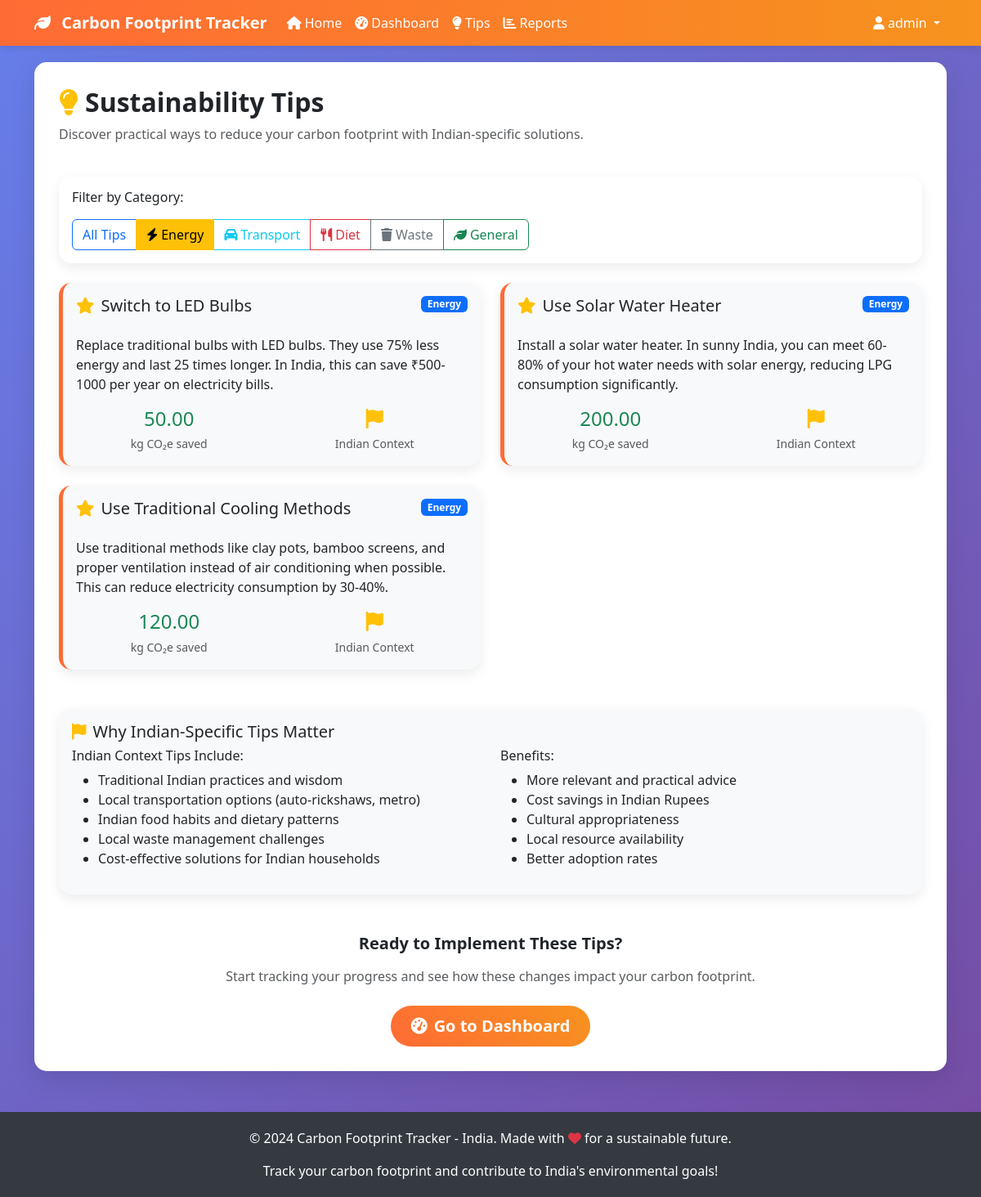
The page /tips/?category=energy (signed in) on the database its author committed.
### footprint/models.py (models this page shows, shortened)
class SustainabilityTip(models.Model):
    CATEGORY_CHOICES = [
        ('energy', 'Energy'),
        ('transport', 'Transportation'),
        ('diet', 'Diet'),
        ('waste', 'Waste Management'),
        ('general', 'General'),
    ]
    title = models.CharField(max_length=200)
    description = models.TextField()
    category = models.CharField(max_length=20, choices=CATEGORY_CHOICES)
    impact_kg_co2 = models.DecimalField(max_digits=8, decimal_places=2, help_text="Potential CO2 savings in kg")
    indian_context = models.BooleanField(default=True, help_text="Tip specific to Indian context")
    created_at = models.DateTimeField(auto_now_add=True)

### footprint/views.py (the view)
# urls.py: path('tips/', views.tips, name='tips'),
@login_required
def tips(request):
    category = request.GET.get('category', '')
    if category:
        tips = SustainabilityTip.objects.filter(
            category=category,
            indian_context=True
        )
    else:
        tips = SustainabilityTip.objects.filter(indian_context=True)
    context = {
        'tips': tips,
        'selected_category': category,
    }
    return render(request, 'footprint/tips.html', context)

### templates/footprint/tips.html (shortened to what this page needs)
{% extends 'base.html' %}
{% block content %}
<div class="main-content">
    <div class="row mb-4">
        <div class="col-12">
            <h2 class="fw-bold">
                <i class="fas fa-lightbulb me-2 text-warning"></i>Sustainability Tips
            </h2>
            <p class="text-muted">Discover practical ways to reduce your carbon footprint with Indian-specific solutions.</p>
        </div>
    </div>
    <div class="row mb-4">
        <div class="col-12">
            <div class="card">
                <div class="card-body">
                    <h6 class="mb-3">Filter by Category:</h6>
                    <div class="btn-group" role="group">
                        <a href="{% url 'tips' %}" class="btn btn-outline-primary {% if not selected_category %}active{% endif %}">
                            All Tips
                        </a>
                        <a href="{% url 'tips' %}?category=energy" class="btn btn-outline-warning {% if selected_category == 'energy' %}active{% endif %}">
                            <i class="fas fa-bolt me-1"></i>Energy
                        </a>
                        <a href="{% url 'tips' %}?category=transport" class="btn btn-outline-info {% if selected_category == 'transport' %}active{% endif %}">
                            <i class="fas fa-car me-1"></i>Transport
                        </a>
                        <a href="{% url 'tips' %}?category=diet" class="btn btn-outline-danger {% if selected_category == 'diet' %}active{% endif %}">
                            <i class="fas fa-utensils me-1"></i>Diet
                        </a>
                        <a href="{% url 'tips' %}?category=waste" class="btn btn-outline-secondary {% if selected_category == 'waste' %}active{% endif %}">
                            <i class="fas fa-trash me-1"></i>Waste
                        </a>
                        <a href="{% url 'tips' %}?category=general" class="btn btn-outline-success {% if selected_category == 'general' %}active{% endif %}">
                            <i class="fas fa-leaf me-1"></i>General
                        </a>
                    </div>
                </div>
            </div>
        </div>
    </div>
    <div class="row g-4">
        {% for tip in tips %}
        <div class="col-lg-6">
            <div class="card tip-card h-100">
                <div class="card-body">
                    <div class="d-flex justify-content-between align-items-start mb-3">
                        <h5 class="card-title">
                            <i class="fas fa-star text-warning me-2"></i>{{ tip.title }}
                        </h5>
                        <span class="badge bg-primary">{{ tip.get_category_display }}</span>
                    </div>
                    <p class="card-text">{{ tip.description }}</p>
                    <div class="row mt-3">
                        <div class="col-6">
                            <div class="text-center">
                                <div class="h4 text-success mb-1">{{ tip.impact_kg_co2 }}</div>
                                <small class="text-muted">kg CO₂e saved</small>
                            </div>
                        </div>
                        <div class="col-6">
                            <div class="text-center">
                                <div class="h4 text-info mb-1">
                                    {% if tip.indian_context %}
                                        <i class="fas fa-flag text-warning"></i>
                                    {% else %}
                                        <i class="fas fa-globe text-info"></i>
                                    {% endif %}
                                </div>
                                <small class="text-muted">
                                    {% if tip.indian_context %}
                                        Indian Context
                                    {% else %}
                                        Global Tip
                                    {% endif %}
                                </small>
                            </div>
                        </div>
                    </div>
                </div>
            </div>
        </div>
        {% endfor %}
    </div>
    <div class="row mt-5">
        <div class="col-12">
            <div class="card bg-light">
                <div class="card-body">
                    <h5 class="card-title">
                        <i class="fas fa-flag me-2 text-warning"></i>Why Indian-Specific Tips Matter
                    </h5>
                    <div class="row">
                        <div class="col-md-6">
                            <h6>Indian Context Tips Include:</h6>
                            <ul>
                                <li>Traditional Indian practices and wisdom</li>
                                <li>Local transportation options (auto-rickshaws, metro)</li>
                                <li>Indian food habits and dietary patterns</li>
                                <li>Local waste management challenges</li>
                                <li>Cost-effective solutions for Indian households</li>
                            </ul>
                        </div>
                        <div class="col-md-6">
                            <h6>Benefits:</h6>
                            <ul>
                                <li>More relevant and practical advice</li>
                                <li>Cost savings in Indian Rupees</li>
                                <li>Cultural appropriateness</li>
                                <li>Local resource availability</li>
                                <li>Better adoption rates</li>
                            </ul>
                        </div>
                    </div>
                </div>
            </div>
        </div>
    </div>
    <div class="text-center mt-5">
        <h5 class="fw-bold mb-3">Ready to Implement These Tips?</h5>
        <p class="text-muted mb-4">Start tracking your progress and see how these changes impact your carbon footprint.</p>
        <a href="{% url 'dashboard' %}" class="btn btn-primary btn-lg">
            <i class="fas fa-tachometer-alt me-2"></i>Go to Dashboard
        </a>
    </div>
</div>
{% endblock %}

### templates/base.html (shortened to what this page needs)
<!DOCTYPE html>
<html lang="en">
<head>
    <link href="https://cdn.jsdelivr.net/npm/bootstrap@5.3.0/dist/css/bootstrap.min.css" rel="stylesheet">
    <link rel="stylesheet" href="https://cdnjs.cloudflare.com/ajax/libs/font-awesome/6.4.0/css/all.min.css">
</head>
<body>
    <nav class="navbar navbar-expand-lg navbar-dark">
        <div class="container">
            <a class="navbar-brand" href="{% url 'home' %}">
                <i class="fas fa-leaf me-2"></i>
                Carbon Footprint Tracker
            </a>
            <div class="collapse navbar-collapse" id="navbarNav">
                <ul class="navbar-nav me-auto">
                    <li class="nav-item">
                        <a class="nav-link" href="{% url 'home' %}">
                            <i class="fas fa-home me-1"></i>Home
                        </a>
                    </li>
                    {% if user.is_authenticated %}
                    <li class="nav-item">
                        <a class="nav-link" href="{% url 'dashboard' %}">
                            <i class="fas fa-tachometer-alt me-1"></i>Dashboard
                        </a>
                    </li>
                    <li class="nav-item">
                        <a class="nav-link" href="{% url 'tips' %}">
                            <i class="fas fa-lightbulb me-1"></i>Tips
                        </a>
                    </li>
                    <li class="nav-item">
                        <a class="nav-link" href="{% url 'reports' %}">
                            <i class="fas fa-chart-bar me-1"></i>Reports
                        </a>
                    </li>
                    {% endif %}
                </ul>
                <ul class="navbar-nav">
                    {% if user.is_authenticated %}
                    <li class="nav-item dropdown">
                        <a class="nav-link dropdown-toggle" href="#" id="navbarDropdown" role="button" data-bs-toggle="dropdown">
                            <i class="fas fa-user me-1"></i>{{ user.username }}
                        </a>
                    </li>
                    {% endif %}
                </ul>
            </div>
        </div>
    </nav>
    <div class="container">
        {% block content %}{% endblock %}
    </div>
    <footer class="footer">
        <div class="container">
            <p>&copy; 2024 Carbon Footprint Tracker - India. Made with <i class="fas fa-heart text-danger"></i> for a sustainable future.</p>
            <p class="mb-0">Track your carbon footprint and contribute to India's environmental goals!</p>
        </div>
    </footer>
</body>
</html>

### templates/base.html (style rules this page uses)
:root { --primary-color: #FF6B35; --secondary-color: #F7931E; --accent-color: #FFD23F; --success-color: #28a745; --info-color: #17a2b8; --warning-color: #ffc107; --danger-color: #dc3545; --dark-color: #343a40; --light-color: #f8f9fa; }
body { background: linear-gradient(135deg, #667eea 0%, #764ba2 100%); min-height: 100vh; font-family: 'Segoe UI', Tahoma, Geneva, Verdana, sans-serif; }
.navbar { background: linear-gradient(90deg, var(--primary-color), var(--secondary-color)) !important; box-shadow: 0 2px 10px rgba(0,0,0,0.1); }
.navbar-brand { font-weight: bold; color: white !important; }
.nav-link { color: white !important; font-weight: 500; }
.main-content { background: white; border-radius: 15px; box-shadow: 0 10px 30px rgba(0,0,0,0.1); margin: 20px 0; padding: 30px; }
.card { border: none; border-radius: 15px; box-shadow: 0 5px 15px rgba(0,0,0,0.08); transition: transform 0.3s ease; }
.btn-primary { background: linear-gradient(45deg, var(--primary-color), var(--secondary-color)); border: none; border-radius: 25px; padding: 10px 25px; font-weight: 600; }
.footer { background: var(--dark-color); color: white; text-align: center; padding: 20px 0; margin-top: 50px; }
.tip-card { border-left: 5px solid var(--primary-color); background: #f8f9fa; }

### rows shown on the page
SustainabilityTip: title "Switch to LED Bulbs", category "Energy", description "Replace traditional bulbs with LED bulbs. They use 75% less energy and last 25 times longer. In India, this can save ₹500-1000 per year on electricity bills.", impact_kg_co2 "50.00", indian_context True (drawn)
SustainabilityTip: title "Use Solar Water Heater", category "Energy", description "Install a solar water heater. In sunny India, you can meet 60-80% of your hot water needs with solar energy, reducing LPG consumption significantly.", impact_kg_co2 "200.00", indian_context True (drawn)
SustainabilityTip: title "Use Traditional Cooling Methods", category "Energy", description "Use traditional methods like clay pots, bamboo screens, and proper ventilation instead of air conditioning when possible. This can reduce electricity consumption by 30-40%.", impact_kg_co2 "120.00", indian_context True (drawn)

### other values the page prints
{{ user.username }} "admin"
